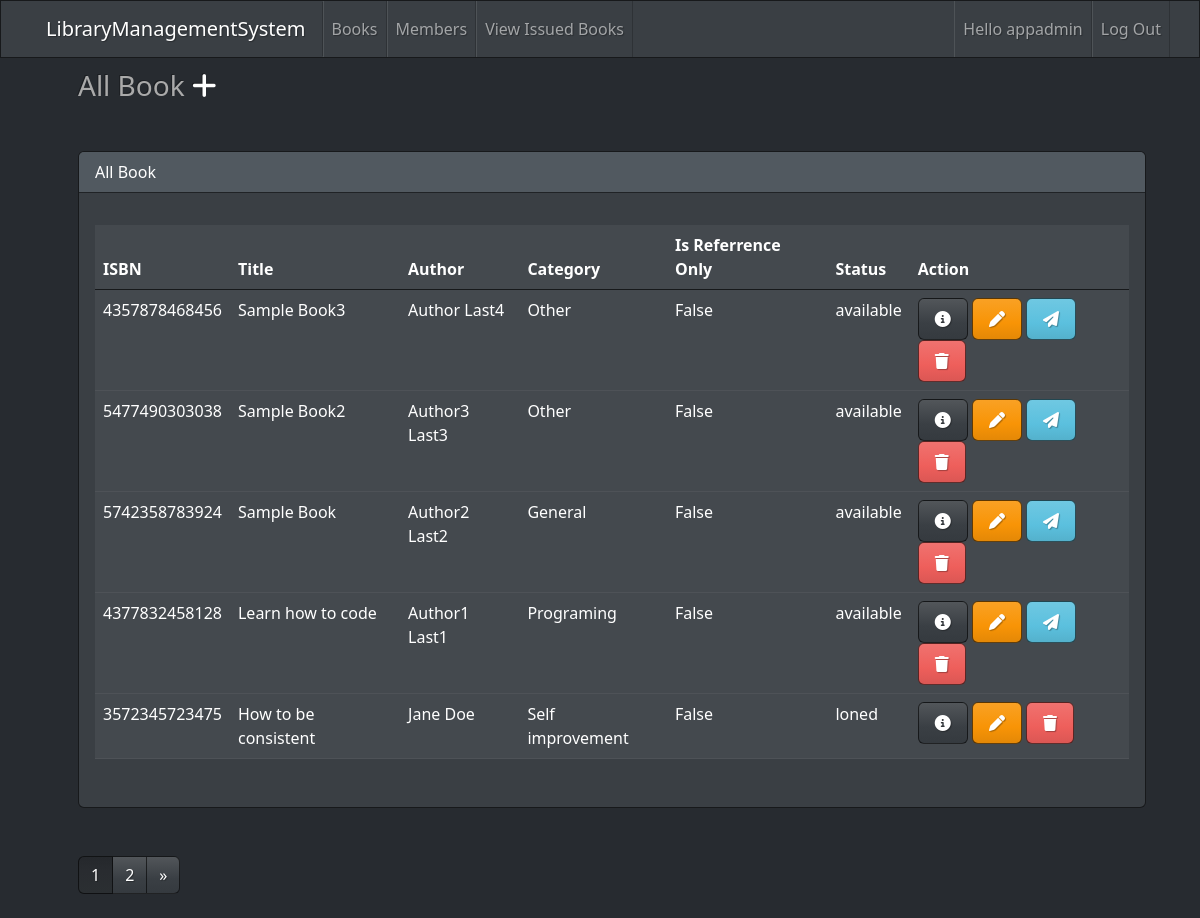
Before: /books (signed in) with the older database file.
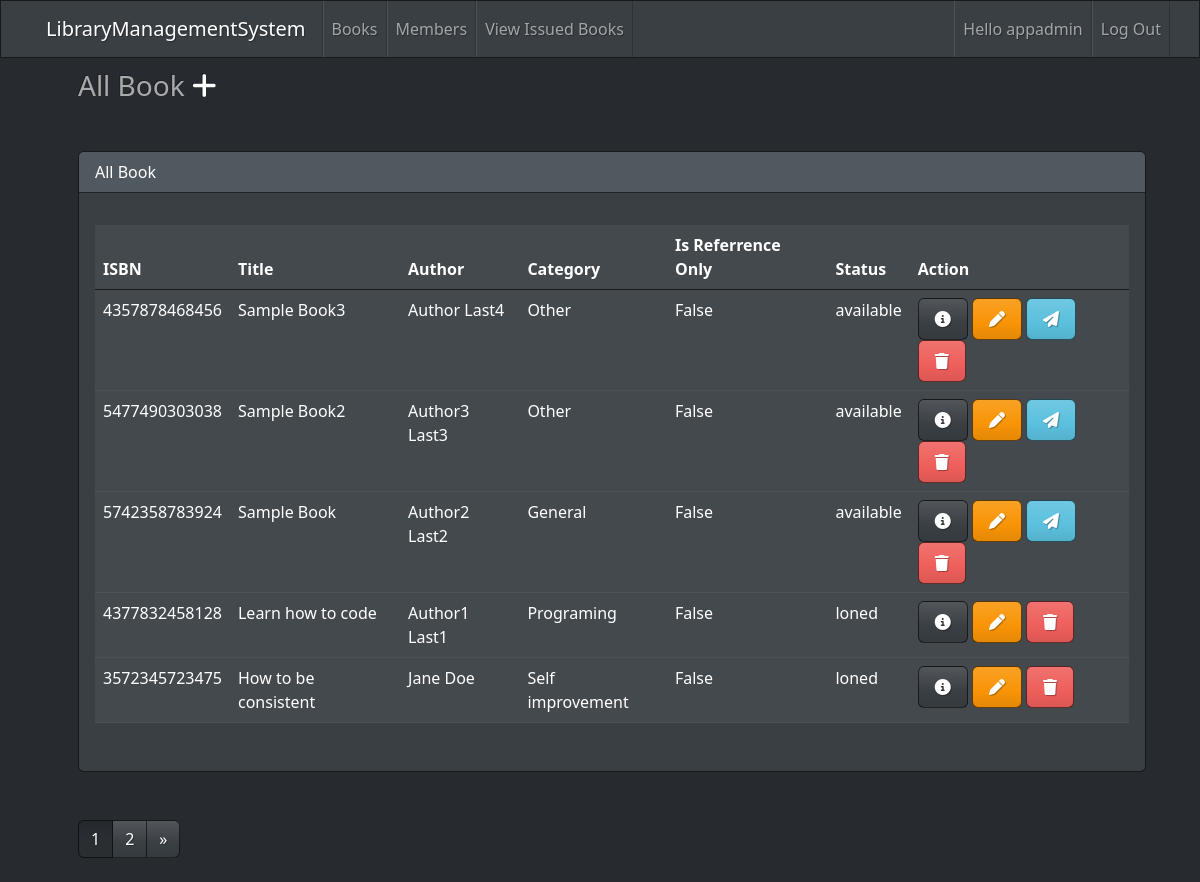
After: the same page with the newer database file.
### base/models.py (models this page shows, shortened)
class Book(models.Model):
    STATUS = [
        ('available', 'Available'),
        ('loned', 'Loned'),
        ('lost', 'Lost'),
    ]
    isbn = models.CharField(max_length=13, unique=True)
    title = models.CharField(max_length=200)
    author = models.ForeignKey(Author, on_delete=models.SET_NULL, null=True)
    category = models.ForeignKey(
        Category, on_delete=models.SET_NULL, null=True)
    is_referrence_only = models.BooleanField(default=False)
    status = models.CharField(
        max_length=50, choices=STATUS, default='available')
    add_date = models.DateTimeField(auto_now_add=True, null=True)
    class Meta:
        ordering = ['-add_date']

class Author(models.Model):
    first_name = models.CharField(max_length=200)
    last_name = models.CharField(max_length=200)
    def __str__(self):
        return f'{self.first_name} {self.last_name}'

class Category(models.Model):
    category_name = models.CharField(max_length=100)
    class Meta:
        verbose_name_plural = 'Categories'
    def __str__(self):
        return self.category_name

### base/decorator.py (the view)
        def wrapper_func(request, *args, **kwargs):
            group = None
            if request.user.groups.exists():
                group = request.user.groups.all()[0].name
            if group in allow_roles:
                return view_func(request, *args, **kwargs)
            return HttpResponse('You are not authorized on this site.')

### base/decorator.py (called while the page is built)
def allowed_user(allow_roles=[]):
    def decorator(view_func):
        def wrapper_func(request, *args, **kwargs):
            group = None
            if request.user.groups.exists():
                group = request.user.groups.all()[0].name
            if group in allow_roles:
                return view_func(request, *args, **kwargs)
            return HttpResponse('You are not authorized on this site.')
        return wrapper_func
    return decorator

### base/views.py (called while the page is built)
@login_required(login_url='login')
@allowed_user(allow_roles=['admin', 'staff'])
def books(request):
    books = Book.objects.all()
    page = request.GET.get('page')
    paginator = Paginator(books, 5) # Show 5 books per page.
    try:
        books_obj = paginator.page(page)
    except PageNotAnInteger:
        page = 1
        books_obj = paginator.page(page)
    except EmptyPage:
        page = paginator.num_pages
        books_obj = paginator.page(page)
    context = {'books_obj': books_obj, 'paginator': paginator}
    return render(request, 'base/books.html', context)

### base/templates/base/books.html (shortened to what this page needs)
{% extends 'base/main.html' %}
{% block content %}
<div class="container-fluid">
  <h3 class="m-4">All Book <a href="{% url 'add_book' %}"><i class="fa-solid fa-plus mt-5"></i></a></h3>
    <div class="row">
        <div class="col-12">
            {% if books_obj %}
            <div class="card text-white bg-primary ms-4 mr-4 mt-4 mb-4">
                <div class="card-header">All Book</div>
                <div class="card-body">
                  <p class="card-text">
                    <div class="table-responsive">
                        <table class="table">
                            <thead>
                              <tr>
                                <th scope="col">ISBN</th>
                                <th scope="col">Title</th>
                                <th scope="col">Author</th>
                                <th scope="col">Category</th>
                                <th scope="col">Is Referrence Only</th>
                                <th scope="col">Status</th>
                                <th scope="col">Action</th>
                              </tr>
                            </thead>
                            <tbody>
                            {% for book in books_obj %}
                              <tr class="table-primary">
                                <td>{{book.isbn}}</td>
                                <td>{{book.title}}</td>
                                <td>{{book.author}}</td>
                                <td>{{book.category}}</td>
                                <td>{{book.is_referrence_only}}</td>
                                <td>{{book.status}}</td>
                                {% if request.user.is_staff %}
                                <td>
                                  <a href="{% url 'single_book' book.id %}" data-bs-toggle="modal" data-bs-target="#viewBook{{book.id}}"><i class="fa-solid fa-circle-info btn btn-primary"></i></a>
                                  <a href="{% url 'edit_book' book.id %}"><i class="fa-solid fa-pen btn btn-warning"></i></a>
                                  {% if not book.status == 'loned' and not book.is_referrence_only  %}
                                  <a href="{% url 'issue_book' book.id %}"><i class="fa-solid fa-paper-plane btn btn-info"></i></a>
                                  {% endif %}
                                  <a href="" data-bs-toggle="modal" data-bs-target="#deleteBook{{book.id}}"><i class="fa-solid fa-trash btn btn-danger"></i></a>
                                </td>
                                {% endif %}
                              </tr>
                            {% endfor %}
                            </tbody>
                          </table>
                        </div>
                  </p>
                </div>
              </div>
              {% else %}
              <h5 class="alert alert-primary">No book record</h5>
              {% endif %}
        </div>
    </div>
    {% if paginator.num_pages > 1 %}
    <div class="m-4">
      <ul class="pagination">
        {% for page in paginator.page_range %}
        {% if page == books_obj.number %}
        <li class="page-item active">
          <a class="page-link" href="?page={{page}}">{{page}}</a>
        </li>
        {% else %}
        <li class="page-item">
          <a class="page-link" href="?page={{page}}">{{page}}</a>
        </li>
        {% endif %}
        {% endfor %}
        {% if books_obj.has_next %}
        <li class="page-item">
          <a class="page-link" href="?page={{books_obj.next_page_number}}">&raquo;</a>
        </li>
        {% endif %}
      </ul>
    </div>
    {% endif %}
{% endblock content %}

Changed rows visible on the page:
changed Book "Learn how to code": status "available" → "loned"
